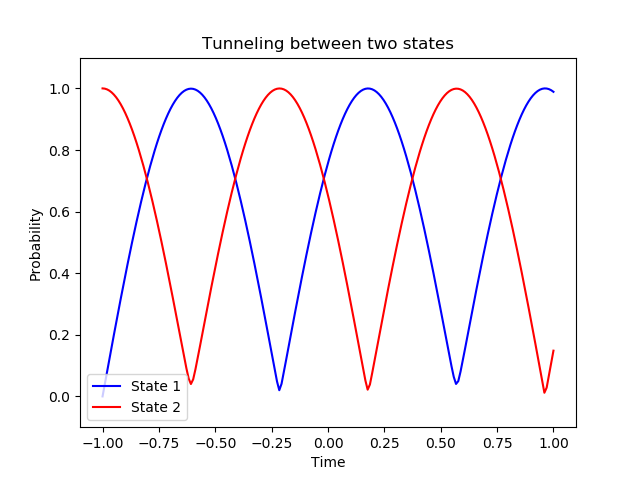

This chart was generated by the following Python code:
import sys
sys.path.append("..")

import numpy as np
from device import system,hamiltonian

import matplotlib.pyplot as plt

v, delta = 0.2, 4

def onsite_func1(t):
    return v*t

def onsite_func2(t):
    return -v*t

def coupling_func(t):
    return delta, delta

if __name__=='__main__':
    point1 = system.Point(position=[0,0,0],onsite_func=onsite_func1)
    point2 = system.Point(position=[0,0,0],onsite_func=onsite_func2)
    link = system.Link(start_point=point1,end_point=point2,coupling_func=coupling_func)

    demo = system.System()
    demo.add_point(point1)
    demo.add_point(point2)
    demo.add_link(link)

    sim = hamiltonian.Hamiltonian(demo)
    init_state = [0,1]
    n_steps = 200
    timesteps = np.linspace(-1,1,n_steps)
    status, states = sim.evolve(timesteps=timesteps,init_state=init_state)
    
    state1 = [phi[0] for phi in states]
    state2 = [phi[1] for phi in states]
    plt.plot(timesteps,np.abs(state1),'b',label='State 1')
    plt.plot(timesteps,np.abs(state2),'r',label='State 2')
    plt.title('Tunneling between two states')
    plt.xlabel('Time')
    plt.ylabel('Probability')
    plt.ylim([-0.1,1.1])
    plt.legend()
    plt.show()
